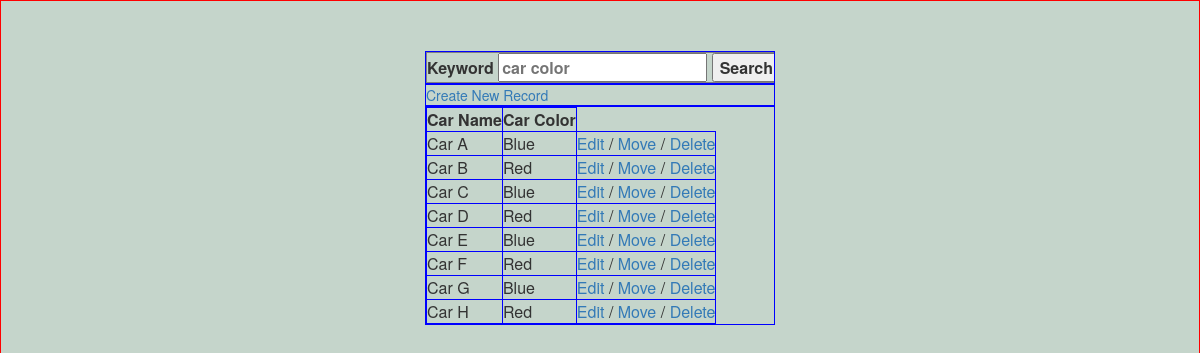
The page / on the database its author committed.
### tables this page shows
CREATE TABLE `cars` (
`car_id` int(11) NOT NULL,
  `car_name` varchar(30) NOT NULL,
  `color_id` int(11) NOT NULL
);

CREATE TABLE `car_color` (
`color_id` int(11) NOT NULL,
  `color` text NOT NULL
);

### index.php (the view, shortened to what this page needs)
<html>
  <head>
    <link rel="stylesheet" href="https://maxcdn.bootstrapcdn.com/bootstrap/3.3.6/css/bootstrap.min.css">
    <link rel="stylesheet" href="https://maxcdn.bootstrapcdn.com/bootstrap/3.3.6/css/bootstrap-theme.min.css">
    <link rel="stylesheet" href="style.css">
  </head>
  <body>
  <?php
      $strKeyword = null;
  ?>
  <form name="frmSearch" method="post" action="<?php echo $_SERVER['SCRIPT_NAME'];?>">
    <table width="599" border="1">
      <tr>
        <th>Keyword
        <input name="txtKeyword" placeholder="car color" type="text" id="txtKeyword" value="<?php echo $strKeyword;?>">
        <input type="submit" value="Search"></th>
      </tr>
    </table>
  </form>
  <?php
  include_once 'db_connect.php';
  $query = "SELECT cars.car_id, cars.car_name, car_color.color
  FROM cars LEFT JOIN car_color on cars.color_id=car_color.color_id
  WHERE (cars.car_name LIKE '".$strKeyword."%' or car_color.color LIKE '".$strKeyword."%')
  ORDER BY cars.car_id,cars.car_name,cars.color_id";
  $result = $mysqli->query($query);
  $num_results = $result->num_rows;
  echo "<div><a href='add.php'>Create New Record</a></div>";
  if ($num_results > 0) {
  echo "<table border='1'>";
      echo '<tr>';
      echo '<th>Car Name</th>';
      echo '<th>Car Color</th>';
      echo '</tr>';
  while ($row = $result->fetch_assoc()) {
  extract($row);
    echo '<tr>';
      echo "<td>{$car_name}</td>";
      echo "<td>{$color}</td>";
      echo '<td>';
      echo "<a href='edit.php?car_id={$car_id}'>Edit</a>";
      echo ' / ';
      echo "<a href='move.php?car_id={$car_id}'>Move</a>";
      echo ' / ';
      echo "<a href='#' onclick='delete_car( {$car_id} );'>Delete</a>";
      echo '</td>';
    echo '</tr>';
  }
  echo '</table>';
  } else {
  echo '<p>No records found.</p>';
  }
  ?>
</body>
</html>

### style.css (style rules this page uses)
body { position: relative; padding-top: 50px; width: 100%; border: 1px solid red; display: block; background-color: #c5d5cb; }
body > * { margin: auto; width: 350px; border: 1px solid blue; display: block; overflow: auto; }
form { width: 350px; align: center; }
table { margin: auto; }

### rows shown on the page
cars: car_name "Car A", color.color "Blue"
cars: car_name "Car B", color.color "Red"
cars: car_name "Car C", color.color "Blue"
cars: car_name "Car D", color.color "Red"
cars: car_name "Car E", color.color "Blue"
cars: car_name "Car F", color.color "Red"
cars: car_name "Car G", color.color "Blue"
cars: car_name "Car H", color.color "Red"
